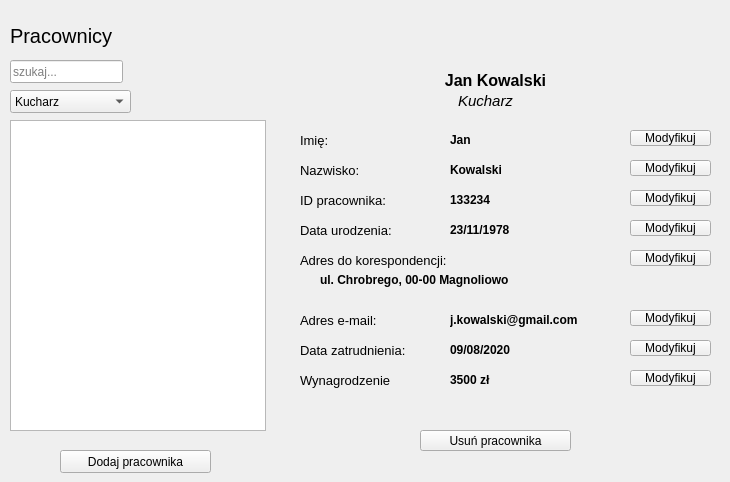
      <widget class="QWidget" name="page_5">
       <widget class="QLabel" name="label_10">
        <property name="geometry">
         <rect>
          <x>10</x>
          <y>20</y>
          <width>441</width>
          <height>31</height>
         </rect>
        </property>
        <property name="font">
         <font>
          <pointsize>15</pointsize>
          <weight>50</weight>
          <bold>false</bold>
         </font>
        </property>
        <property name="text">
         <string>Pracownicy</string>
        </property>
       </widget>
       <widget class="QLineEdit" name="lineEdit_2">
        <property name="geometry">
         <rect>
          <x>10</x>
          <y>60</y>
          <width>113</width>
          <height>23</height>
         </rect>
        </property>
        <property name="inputMask">
         <string/>
        </property>
        <property name="text">
         <string/>
        </property>
        <property name="placeholderText">
         <string>szukaj...</string>
        </property>
       </widget>
       <widget class="QPushButton" name="pushButton_8">
        <property name="geometry">
         <rect>
          <x>60</x>
          <y>450</y>
          <width>151</width>
          <height>23</height>
         </rect>
        </property>
        <property name="text">
         <string>Dodaj pracownika</string>
        </property>
       </widget>
       <widget class="QStackedWidget" name="employeeStack">
        <property name="geometry">
         <rect>
          <x>280</x>
          <y>40</y>
          <width>441</width>
          <height>431</height>
         </rect>
        </property>
        <property name="currentIndex">
         <number>0</number>
        </property>
        <widget class="QWidget" name="page_10">
         <widget class="QLabel" name="label_16">
          <property name="geometry">
           <rect>
            <x>120</x>
            <y>30</y>
            <width>191</width>
            <height>21</height>
           </rect>
          </property>
          <property name="font">
           <font>
            <pointsize>12</pointsize>
            <weight>75</weight>
            <bold>true</bold>
           </font>
          </property>
          <property name="text">
           <string>Jan Kowalski</string>
          </property>
          <property name="alignment">
           <set>Qt::AlignCenter</set>
          </property>
         </widget>
         <widget class="QLabel" name="label_17">
          <property name="geometry">
           <rect>
            <x>20</x>
            <y>150</y>
            <width>131</width>
            <height>21</height>
           </rect>
          </property>
          <property name="font">
           <font>
            <pointsize>10</pointsize>
            <weight>50</weight>
            <bold>false</bold>
           </font>
          </property>
          <property name="text">
           <string>ID pracownika:</string>
          </property>
          <property name="alignment">
           <set>Qt::AlignLeading|Qt::AlignLeft|Qt::AlignVCenter</set>
          </property>
         </widget>
         <widget class="QLabel" name="label_18">
          <property name="geometry">
           <rect>
            <x>20</x>
            <y>90</y>
            <width>71</width>
            <height>21</height>
           </rect>
          </property>
          <property name="font">
           <font>
            <pointsize>10</pointsize>
            <weight>50</weight>
            <bold>false</bold>
           </font>
          </property>
          <property name="text">
           <string>Imię:</string>
          </property>
          <property name="alignment">
           <set>Qt::AlignLeading|Qt::AlignLeft|Qt::AlignVCenter</set>
          </property>
         </widget>
         <widget class="QLabel" name="label_19">
          <property name="geometry">
           <rect>
            <x>20</x>
            <y>120</y>
            <width>111</width>
            <height>21</height>
           </rect>
          </property>
          <property name="font">
           <font>
            <pointsize>10</pointsize>
            <weight>50</weight>
            <bold>false</bold>
           </font>
          </property>
          <property name="text">
           <string>Nazwisko:</string>
          </property>
          <property name="alignment">
           <set>Qt::AlignLeading|Qt::AlignLeft|Qt::AlignVCenter</set>
          </property>
         </widget>
         <widget class="QLabel" name="label_20">
          <property name="geometry">
           <rect>
            <x>20</x>
            <y>180</y>
            <width>141</width>
            <height>21</height>
           </rect>
          </property>
          <property name="font">
           <font>
            <pointsize>10</pointsize>
            <weight>50</weight>
            <bold>false</bold>
           </font>
          </property>
          <property name="text">
           <string>Data urodzenia:</string>
          </property>
          <property name="alignment">
           <set>Qt::AlignLeading|Qt::AlignLeft|Qt::AlignVCenter</set>
          </property>
         </widget>
         <widget class="QLabel" name="label_21">
          <property name="geometry">
           <rect>
            <x>20</x>
            <y>210</y>
            <width>221</width>
            <height>21</height>
           </rect>
          </property>
          <property name="font">
           <font>
            <pointsize>10</pointsize>
            <weight>50</weight>
            <bold>false</bold>
           </font>
          </property>
          <property name="text">
           <string>Adres do korespondencji:</string>
          </property>
          <property name="alignment">
           <set>Qt::AlignLeading|Qt::AlignLeft|Qt::AlignVCenter</set>
          </property>
         </widget>
         <widget class="QLabel" name="label_22">
          <property name="geometry">
           <rect>
            <x>20</x>
            <y>270</y>
            <width>121</width>
            <height>21</height>
           </rect>
          </property>
          <property name="font">
           <font>
            <pointsize>10</pointsize>
            <weight>50</weight>
            <bold>false</bold>
           </font>
          </property>
          <property name="text">
           <string>Adres e-mail:</string>
          </property>
          <property name="alignment">
           <set>Qt::AlignLeading|Qt::AlignLeft|Qt::AlignVCenter</set>
          </property>
         </widget>
         <widget class="QLabel" name="label_23">
          <property name="geometry">
           <rect>
            <x>20</x>
            <y>300</y>
            <width>181</width>
            <height>21</height>
           </rect>
          </property>
          <property name="font">
           <font>
            <pointsize>10</pointsize>
            <weight>50</weight>
            <bold>false</bold>
           </font>
          </property>
          <property name="text">
           <string>Data zatrudnienia: </string>
          </property>
          <property name="alignment">
           <set>Qt::AlignLeading|Qt::AlignLeft|Qt::AlignVCenter</set>
          </property>
         </widget>
         <widget class="QLabel" name="label_25">
          <property name="geometry">
           <rect>
            <x>110</x>
            <y>50</y>
            <width>191</width>
            <height>21</height>
           </rect>
          </property>
          <property name="font">
           <font>
            <pointsize>11</pointsize>
            <weight>50</weight>
            <italic>true</italic>
            <bold>false</bold>
           </font>
          </property>
          <property name="text">
           <string>Kucharz</string>
          </property>
          <property name="alignment">
           <set>Qt::AlignCenter</set>
          </property>
         </widget>
         <widget class="QLabel" name="label_24">
          <property name="geometry">
           <rect>
            <x>20</x>
            <y>330</y>
            <width>171</width>
            <height>21</height>
           </rect>
          </property>
          <property name="font">
           <font>
            <pointsize>10</pointsize>
            <weight>50</weight>
            <bold>false</bold>
           </font>
          </property>
          <property name="text">
           <string>Wynagrodzenie</string>
          </property>
          <property name="alignment">
           <set>Qt::AlignLeading|Qt::AlignLeft|Qt::AlignVCenter</set>
          </property>
         </widget>
         <widget class="QPushButton" name="pushButton_12">
          <property name="geometry">
           <rect>
            <x>350</x>
            <y>90</y>
            <width>81</width>
            <height>16</height>
           </rect>
          </property>
          <property name="text">
           <string>Modyfikuj</string>
          </property>
         </widget>
         <widget class="QPushButton" name="pushButton_13">
          <property name="geometry">
           <rect>
            <x>350</x>
            <y>120</y>
            <width>81</width>
            <height>16</height>
           </rect>
          </property>
          <property name="text">
           <string>Modyfikuj</string>
          </property>
         </widget>
         <widget class="QPushButton" name="pushButton_14">
          <property name="geometry">
           <rect>
            <x>350</x>
            <y>150</y>
            <width>81</width>
            <height>16</height>
           </rect>
          </property>
          <property name="text">
           <string>Modyfikuj</string>
          </property>
         </widget>
         <widget class="QPushButton" name="pushButton_15">
          <property name="geometry">
           <rect>
            <x>350</x>
            <y>180</y>
            <width>81</width>
            <height>16</height>
           </rect>
          </property>
          <property name="text">
           <string>Modyfikuj</string>
          </property>
         </widget>
         <widget class="QPushButton" name="pushButton_16">
          <property name="geometry">
           <rect>
            <x>350</x>
            <y>210</y>
            <width>81</width>
            <height>16</height>
           </rect>
          </property>
          <property name="text">
           <string>Modyfikuj</string>
          </property>
         </widget>
         <widget class="QPushButton" name="pushButton_17">
          <property name="geometry">
           <rect>
            <x>350</x>
            <y>270</y>
            <width>81</width>
            <height>16</height>
           </rect>
          </property>
          <property name="text">
           <string>Modyfikuj</string>
          </property>
         </widget>
         <widget class="QPushButton" name="pushButton_18">
          <property name="geometry">
           <rect>
            <x>350</x>
            <y>300</y>
            <width>81</width>
            <height>16</height>
           </rect>
          </property>
          <property name="text">
           <string>Modyfikuj</string>
          </property>
         </widget>
         <widget class="QPushButton" name="pushButton_19">
          <property name="geometry">
           <rect>
            <x>350</x>
            <y>330</y>
            <width>81</width>
            <height>16</height>
           </rect>
          </property>
          <property name="text">
           <string>Modyfikuj</string>
          </property>
         </widget>
         <widget class="QLabel" name="label_26">
          <property name="geometry">
           <rect>
            <x>170</x>
            <y>90</y>
            <width>141</width>
            <height>20</height>
           </rect>
          </property>
          <property name="font">
           <font>
            <weight>75</weight>
            <bold>true</bold>
           </font>
          </property>
          <property name="text">
           <string>Jan</string>
          </property>
         </widget>
         <widget class="QLabel" name="label_27">
          <property name="geometry">
           <rect>
            <x>170</x>
            <y>120</y>
            <width>141</width>
            <height>20</height>
           </rect>
          </property>
          <property name="font">
           <font>
            <weight>75</weight>
            <bold>true</bold>
           </font>
          </property>
          <property name="text">
           <string>Kowalski</string>
          </property>
         </widget>
         <widget class="QLabel" name="label_28">
          <property name="geometry">
           <rect>
            <x>170</x>
            <y>150</y>
            <width>141</width>
            <height>20</height>
           </rect>
          </property>
          <property name="font">
           <font>
            <weight>75</weight>
            <bold>true</bold>
           </font>
          </property>
          <property name="text">
           <string>133234</string>
          </property>
         </widget>
         <widget class="QLabel" name="label_29">
          <property name="geometry">
           <rect>
            <x>170</x>
            <y>180</y>
            <width>141</width>
            <height>20</height>
           </rect>
          </property>
          <property name="font">
           <font>
            <weight>75</weight>
            <bold>true</bold>
           </font>
          </property>
          <property name="text">
           <string>23/11/1978</string>
          </property>
         </widget>
         <widget class="QLabel" name="label_30">
          <property name="geometry">
           <rect>
            <x>170</x>
            <y>270</y>
            <width>171</width>
            <height>20</height>
           </rect>
          </property>
          <property name="font">
           <font>
            <weight>75</weight>
            <bold>true</bold>
           </font>
          </property>
          <property name="text">
           <string>j.kowalski@gmail.com</string>
          </property>
         </widget>
         <widget class="QLabel" name="label_31">
          <property name="geometry">
           <rect>
            <x>170</x>
            <y>300</y>
            <width>141</width>
            <height>20</height>
           </rect>
          </property>
          <property name="font">
           <font>
            <weight>75</weight>
            <bold>true</bold>
           </font>
          </property>
          <property name="text">
           <string>09/08/2020</string>
          </property>
         </widget>
         <widget class="QLabel" name="label_32">
          <property name="geometry">
           <rect>
            <x>170</x>
            <y>330</y>
            <width>141</width>
            <height>20</height>
           </rect>
          </property>
          <property name="font">
           <font>
            <weight>75</weight>
            <bold>true</bold>
           </font>
          </property>
          <property name="text">
           <string>3500 zł</string>
          </property>
         </widget>
         <widget class="QLabel" name="label_33">
          <property name="geometry">
           <rect>
            <x>40</x>
            <y>230</y>
            <width>241</width>
            <height>20</height>
           </rect>
          </property>
          <property name="font">
           <font>
            <pointsize>9</pointsize>
            <weight>75</weight>
            <bold>true</bold>
           </font>
          </property>
          <property name="text">
           <string>ul. Chrobrego, 00-00 Magnoliowo</string>
          </property>
         </widget>
         <widget class="QPushButton" name="pushButton_20">
          <property name="geometry">
           <rect>
            <x>140</x>
            <y>390</y>
            <width>151</width>
            <height>21</height>
           </rect>
          </property>
          <property name="text">
           <string>Usuń pracownika</string>
          </property>
         </widget>
        </widget>
        <widget class="QWidget" name="page_11"/>
       </widget>
       <widget class="QComboBox" name="comboBox">
        <property name="geometry">
         <rect>
          <x>10</x>
          <y>90</y>
          <width>121</width>
          <height>23</height>
         </rect>
        </property>
        <item>
         <property name="text">
          <string>Kucharz</string>
         </property>
        </item>
        <item>
         <property name="text">
          <string>Kelner</string>
         </property>
        </item>
       </widget>
       <widget class="QListWidget" name="employeeList">
        <property name="geometry">
         <rect>
          <x>10</x>
          <y>120</y>
          <width>256</width>
          <height>311</height>
         </rect>
        </property>
       </widget>
      </widget>
